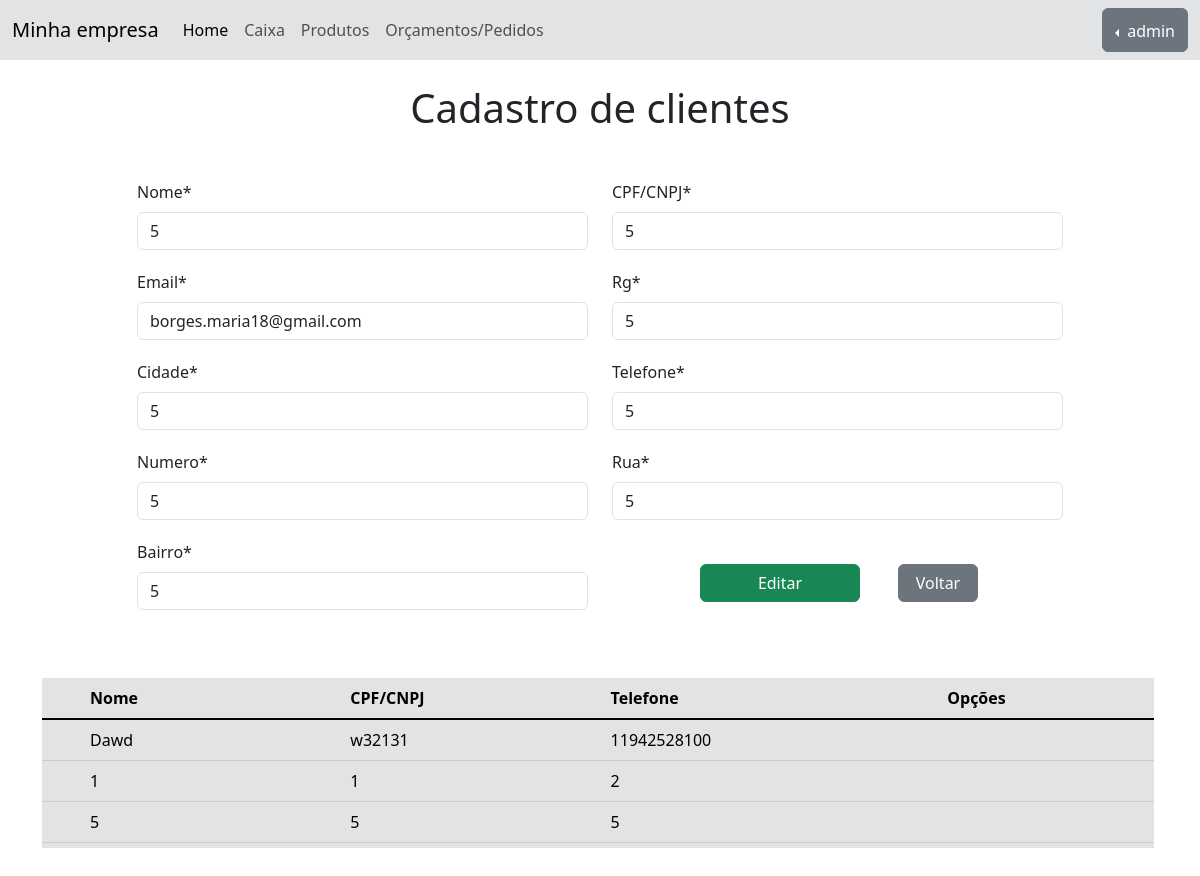
Page /clientes/update_cliente/7 (signed in) on the committed database.
### clientes/models.py (models this page shows, shortened)
class Cliente(models.Model):
    nome = models.CharField(max_length=50)
    cpf = models.CharField(max_length=11, verbose_name='CPF/CNPJ')
    email = models.EmailField(max_length=50, null=True)
    rg = models.CharField(max_length=20, null=True)
    cidade = models.CharField(max_length=25)
    telefone = models.CharField(max_length=20)
    numero = models.IntegerField()
    rua = models.CharField(max_length=60, null=True)
    bairro = models.CharField(max_length=20)

### clientes/views.py (the view)
# urls.py: path('update_cliente/<int:pk>', ClienteUpdate.as_view(), name="update_cliente"),
class ClienteUpdate(LoginRequiredMixin, UpdateView, ListView):
    model = Cliente
    form_class = ClienteForm
    template_name = 'cadastrar_cliente.html'
    success_url = reverse_lazy('cadastrar_cliente')
    def get_context_data(self, **kwargs):
        context = super().get_context_data(**kwargs)
        submitCliente = 'Editar'
        context['submitCliente'] = submitCliente
        return context

### clientes/templates/cadastrar_cliente.html (shortened to what this page needs)
{% extends 'bases/base.html' %} {% load static %} {% load crispy_forms_tags %} {% block 'head' %}
<link href="{% static 'clientes/css/clientes.css' %}" rel="stylesheet"> {% endblock %} {% block 'buttons' %}
<div class="collapse navbar-collapse" id="navbarNav">
    <ul class="navbar-nav">
        <li class="nav-item">
            <a class="nav-link active" aria-current="page" href="{% url 'home' %}">Home</a>
        </li>
        <li class="nav-item">
            <a class="nav-link" href="#">Caixa</a>
        </li>
        <li class="nav-item">
            <a class="nav-link" href="{% url 'tabela_produtos' %}">Produtos</a>
        </li>
        <li class="nav-item">
            <a class="nav-link" href="#">Orçamentos/Pedidos</a>
        </li>
    </ul>
</div>
{% endblock %} {% block 'body' %}
<div class="container pb-5">
    <div class="display-6 text-center mb-5 mt-4">Cadastro de clientes</div>
    <form action="" method="POST">
        {% csrf_token %} {% crispy form %}
    </form>
    <div class="row mt-5">
        <div class="table-responsive scrollbar pe-3">
            <table class="table table-secondary">
                <thead>
                    <tr>
                        <th class="ps-lg-5 ps-md-4">Nome</th>
                        <th>CPF/CNPJ</th>
                        <th>Telefone</th>
                        <th>Opções</th>
                    </tr>
                </thead>
                <tbody class="table-group-divider">
                    {% for cliente in object_list %}
                    <tr>
                        <td class="ps-lg-5 ps-md-4">{{ cliente.nome | title }}</td>
                        <td>{{ cliente.cpf }}</td>
                        <td>{{ cliente.telefone }}</td>
                        <td>
                        </td>
                    </tr>
                    {% empty %}
                    <tr>
                        <td colspan="4">Nenhum campo registrado</td>
                    </tr>
                    {% endfor %}
                </tbody>
            </table>
        </div>
    </div>
</div>
{% endblock %}

### templates/bases/base.html (shortened to what this page needs)
{% load static %}
<!DOCTYPE html>
<html lang="pt-BR">
<head>
    <link href="{% static 'geral/css/base.css' %}" rel="stylesheet">
    <link href="https://cdn.jsdelivr.net/npm/bootstrap@5.3.0/dist/css/bootstrap.min.css" rel="stylesheet">
    {% block 'head' %}{% endblock %}
</head>
<body>
    <nav class="navbar navbar-expand-lg bg-secondary-subtle">
        <div class="container-fluid">
            <a class="navbar-brand" href="{% url 'home' %}">Minha empresa</a>
             {% block 'buttons' %} {% endblock %}
        </div>
        {% block 'perfil' %}
        <div id="desktop-profile" class="container-fluid justify-content-end">
            <div class="btn-group dropstart">
                <button type="button" class="btn btn-secondary dropdown-toggle" data-bs-toggle="dropdown" aria-expanded="false">
              {{ request.user }}
            </button>
            </div>
        </div>
        {% endblock %}
    </nav>
    {% block 'body' %}{% endblock %}
</body>
</html>

### templates/static/geral/css/base.css (style rules this page uses)
* { margin: 0; padding: 0; }
a, button { text-decoration: none !important; }
input { margin-bottom: 20px !important; }
.scrollbar { overflow-y: scroll; height: 170px; }

### templates/static/clientes/css/clientes.css (style rules this page uses)
.submit-cliente { width: 160px !important; }
@media (min-width: 992px) { .submit-cliente { margin-left: 40px; } }
@media (min-width: 1200px) { .submit-cliente { margin-left: 40px; } }
.voltar { width: 80px; }

### rows in the picture
Cliente: nome "5", cpf "5", email "borges.maria18@gmail.com", rg "5", cidade "5", telefone "5", numero "5", rua "5", bairro "5"
Cliente: nome "Dawd", cpf "w32131", telefone "11942528100"
Cliente: nome "1", cpf "1", telefone "2"

### other values in the picture
{{ request.user }} "admin"
